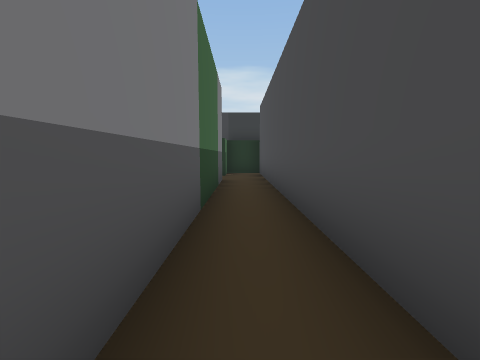
[1] (above)

18 first-person views from a walk through a 3-D level made in the Unity game engine. The camera is 1.4 m above the floor, tilts 6° down and sees 90° across. The floor is counted in squares, 2 m on a side. Each view is taken from the middle of a square. On the plan, view 1 faces up. The plan holds only what a view shows up to about 9 squares ahead; the rest is blank. The place goes on beyond the plan. The player is left out.

[2]
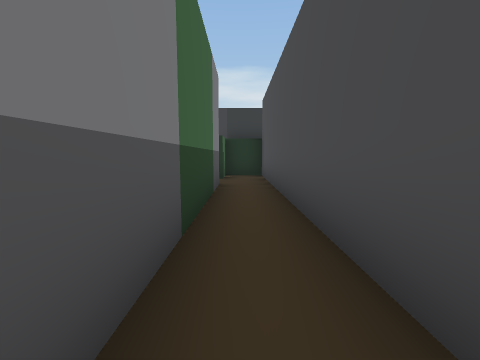

[3]
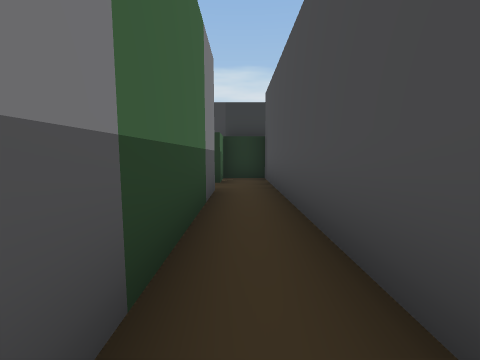

[4]
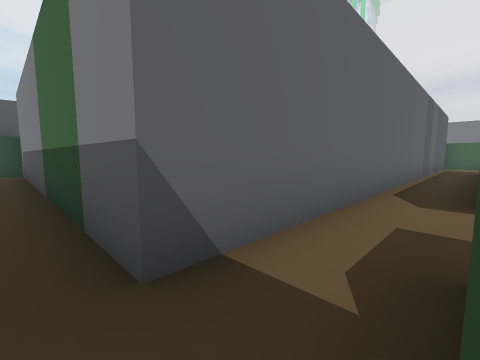

[5]
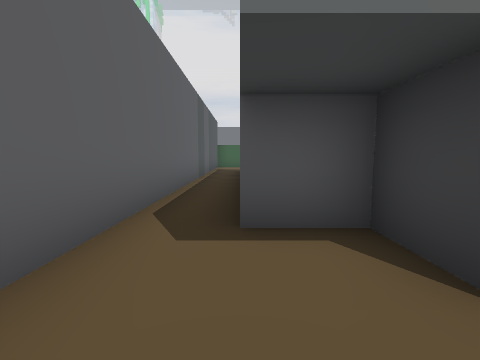

[6]
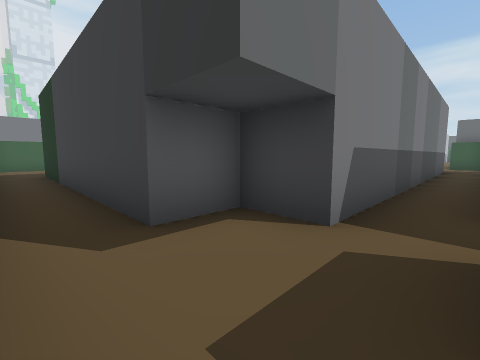

[7]
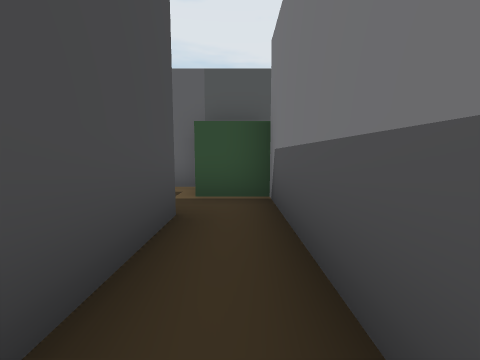

[8]
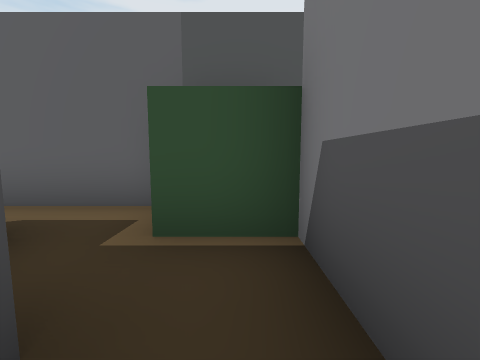

[9]
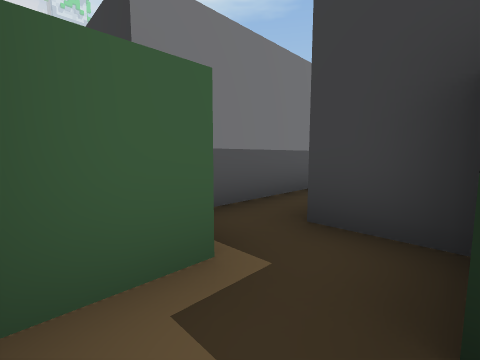

[10]
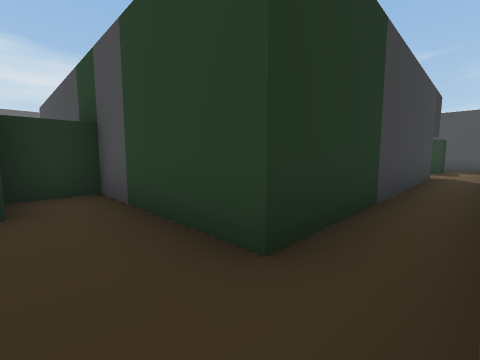

[11]
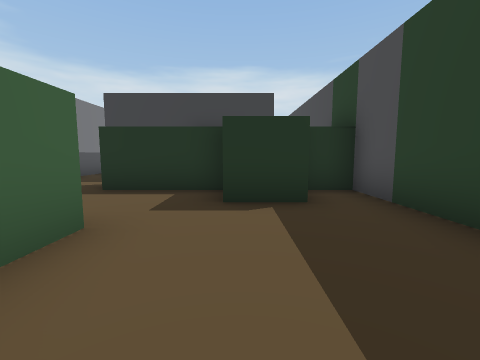

[12]
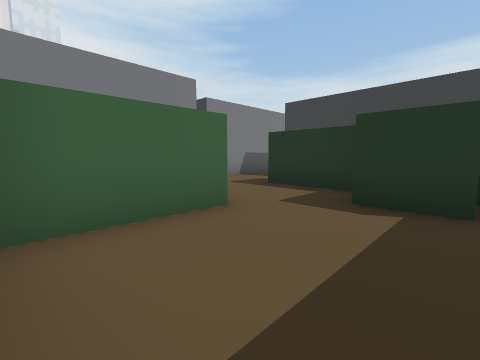

[13]
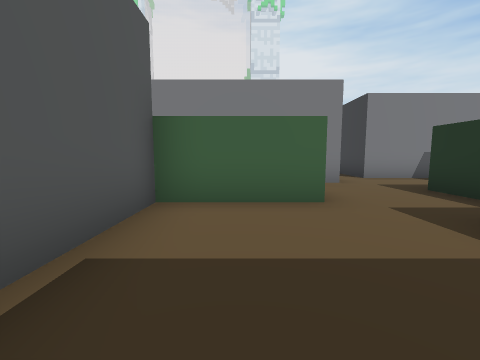

[14]
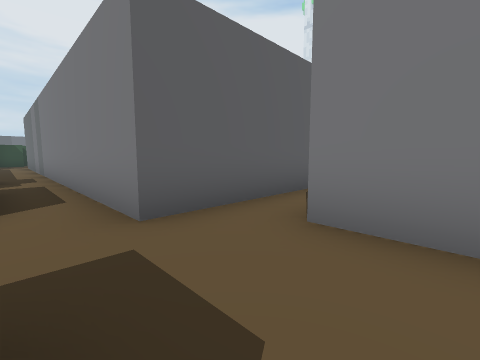

[15]
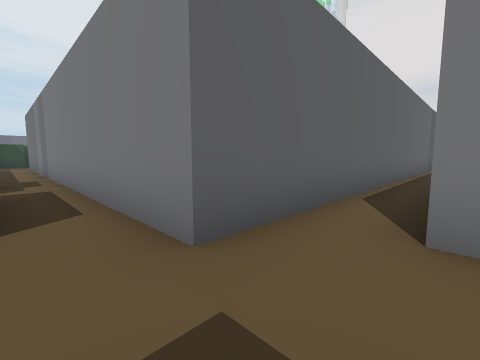

[16]
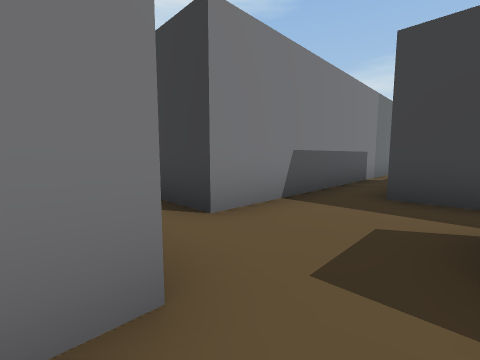

[17]
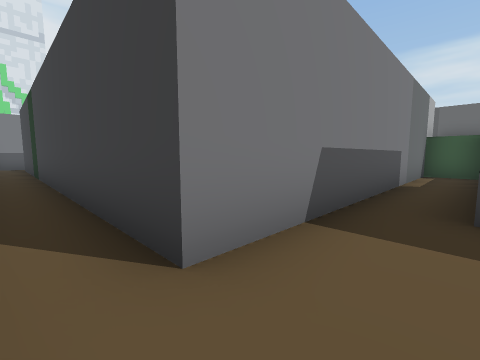

[18]
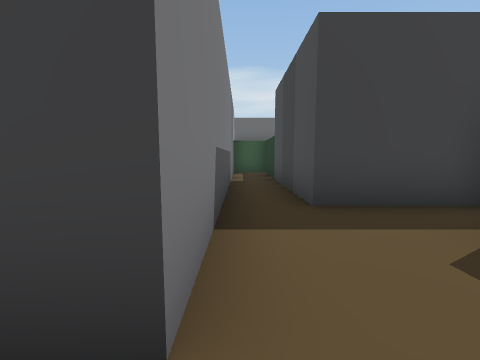

### Floor plan
Points are (right, up) in squares from view 1. A wall is a line through its corners. A room is listed if a view was taken in it or the views show most of it. See-through windows are left out.
Room 1 (views 1, 2, 3, 4, 7, 8, 9)
walls: (2.1, -0.7) (0.8, -0.7) (0.8, 9.3) (-0.5, 9.3) (-0.5, 8); (-0.5, 6.8) (-0.5, -2) (0.8, -2) (0.8, -3.2) (3.2, -3.2)
ways out: opening at (-1, 7) to room 2; opening at (2.5, -3)
Room 2 (views 5, 6)
walls: (-3, 9.3) (-4.2, 9.3) (-4.2, 8); (-4.4, 6.8) (-0.5, 6.8); (-0.5, 8) (-1.7, 8) (-1.7, 8.4)
ways out: opening at (-1, 7) to room 1; opening at (-5, 7) to room 3; opening at (-2, 9)
Room 3 (views 10, 11, 12, 13)
walls: (-11.6, 6.8) (-4.4, 6.8); (-12.9, 10.5) (-14.2, 10.5); (-15.5, 9.4) (-15.5, 6.8) (-13.1, 6.8); (-14.2, 11.8) (-15.4, 11.8); (-4.2, 8) (-11.7, 8) (-11.7, 11.8) (-13, 11.8)
ways out: opening at (-5, 7) to room 2; opening at (-16, 10.5) to room 5
Room 4 (views 14, 15, 17, 18)
walls: (-15.6, 14.3) (-18, 14.3) (-18, 20); (-17.9, 20.5) (-19.2, 20.5) (-19.2, 11.8) (-26.5, 11.8); (-26.5, 10.5) (-18, 10.5)
ways out: opening at (-17, 11) to room 5
Room 5 (view 16)
walls: (-18, 10.5) (-18, 5.6); (-15.4, 11.8) (-16.8, 11.8)
ways out: opening at (-16, 10.5) to room 3; opening at (-17, 11) to room 4; opening at (-17, 5)

Positions as (right, up) in squares from view 1, and headings:
1: (0, 0), facing up
2: (0, 1), facing up
3: (0, 2), facing up
4: (0, 8), facing down-left
5: (-2, 8), facing left
6: (-2, 7), facing up-left
7: (0, 2), facing down
8: (0, 0), facing down
9: (2, -3), facing up-left
10: (-13, 7), facing up-right
11: (-14, 7), facing up
12: (-13, 7), facing up-left
13: (-12, 8), facing left
14: (-17, 13), facing down-left
15: (-17, 12), facing down-left
16: (-17, 10), facing up-left
17: (-18, 11), facing up-left
18: (-19, 11), facing up
